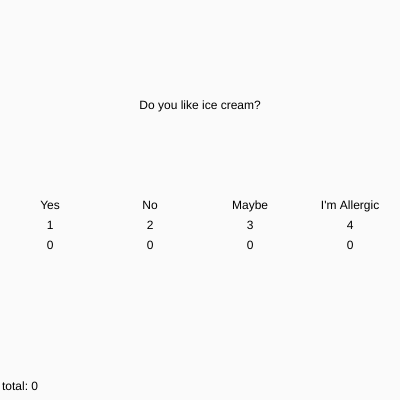
Frame 1 (no input)
Frame 60 (no input): identical to frame 1, image omitted
Frame 120 (the mouse pressed at the canvas centre since frame 60): identical to frame 1, image omitted

The p5.js sketch that drew this single still picture (run headless with seeded random() and noise() and a simulated clock; from frame 60 on, the mouse is pressed at the canvas centre):

// p5.js sketch
// ── sketch.js
var questions = "Do you like ice cream?";
var choices = {
    "Yes": 0
    , "No": 0
    , "Maybe": 0
    , "I'm Allergic": 0
};
var currentAnswer = 0;
var textArea = 100;
var totalCounter = 0;

function setup() {
    createCanvas(400, 400);
    noStroke();
}

function draw() {
    background(250);
    fill("black");
    textAlign(CENTER);
    text(questions, 0, 100, width, 100);
    var choiceCounter = 0;
    totalCounter = 0;
    for (var keys in choices) {
        fill("black");
        textAlign(CENTER);
        text(keys, choiceCounter * textArea, height / 2, textArea, textArea);
        text(choiceCounter + 1, choiceCounter * textArea, height / 2 + 20, textArea, textArea);
        text(choices[keys], choiceCounter * textArea, height / 2 + 40, textArea, textArea);
        choiceCounter++;
        totalCounter += choices[keys];
    }
    choiceCounter = 0;
    for (var keys in choices) {
        var rectHeight = map(choices[keys], 0, totalCounter, 0, height);
        fill(150, 150);
        rect((choiceCounter * 100) + 20, height - rectHeight, 50, height);
        choiceCounter++;
    }
    fill(0);
    var totalMessage = "total: " + totalCounter;
    text(totalMessage, 20, height - 10);
}

function keyPressed() {
    //console.log(keyCode);
    //49 == 1, 50 == 2, 51 == 3, 52 == 4
    if (keyCode == 49) {
        choices["Yes"]++;
    }
    else if (keyCode == 50) {
        choices["No"]++;
    }
    else if (keyCode == 51) {
        choices["Maybe"]++;
    }
    else if (keyCode == 52) {
        choices["I'm Allergic"]++;
    }
}
